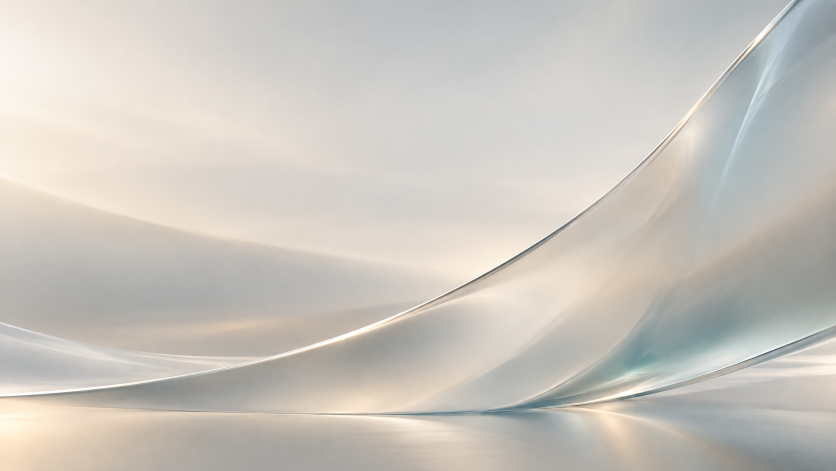
#> input picture assets/artwork/source/glass_landscape.png, 1672 x 941 px (shown at 1/2 size)
$ python export_light_scene.py
#> lines starting #> are read from the running program, lines starting #| are printed output that depends on the picture
"""Export user-supplied desktop and mobile backgrounds with NumPy and Pillow.

The original is preserved separately. Neutral grading lifts the background's
shadows and confines warmth to reflections; the source is not a Flutter asset.
"""

from pathlib import Path

import numpy as np
from PIL import Image, ImageOps


ROOT = Path(__file__).resolve().parents[2]
ARTWORK = ROOT / 'assets/artwork'


def main():
    original = Image.open(ARTWORK / 'source/glass_landscape.png').convert('RGB')
#> original is the input picture: PIL image 1672x941 RGB; mean R, G, B 201.9, 197.4, 190.7
    colour = np.asarray(original, dtype=np.float32) / 255
    luminance = (colour * np.array([.2126, .7152, .0722])).sum(axis=2, keepdims=True)
    # Selectively reduce the yellow cast, retaining more of the cool reflections.
    # Work on colour separately from brightness to avoid a grey desaturation veil.
    warmth = np.clip((colour[..., :1] - colour[..., 2:3]) * 9, 0, 1)
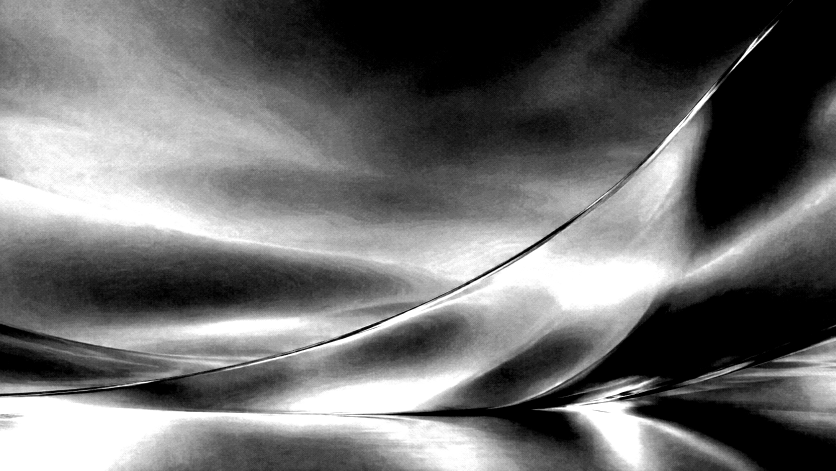
#> warmth: shape (941, 1672, 1) float32 (shown at 1/2 size); min 0, max 1, mean 0.428
    highlight = np.clip((luminance - .88) / .12, 0, 1)
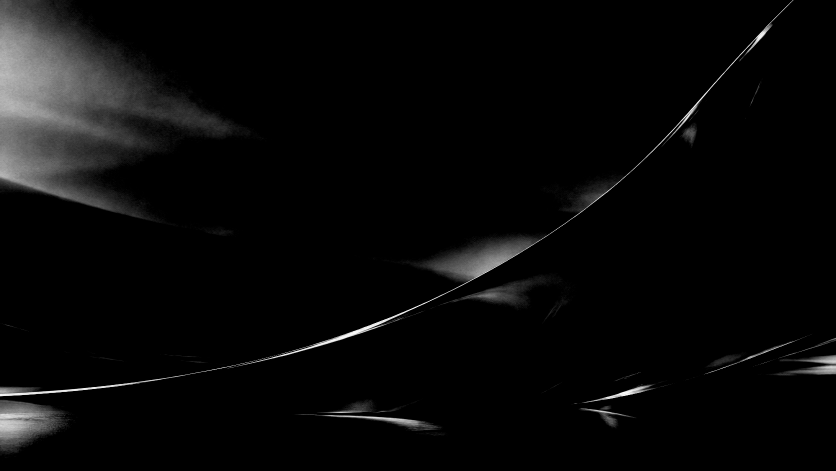
#> highlight: shape (941, 1672, 1) float64 (shown at 1/2 size); min 0, max 1, mean 0.034
    chroma_gain = .62 * (1 - warmth) + (.20 + .16 * highlight) * warmth
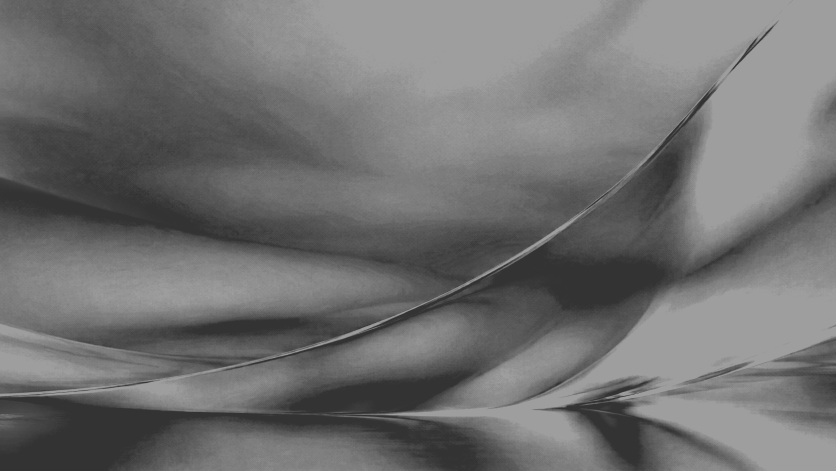
#> chroma_gain: shape (941, 1672, 1) float64 (shown at 1/2 size); min 0.2, max 0.62, mean 0.444
    chroma = (colour - luminance) * chroma_gain
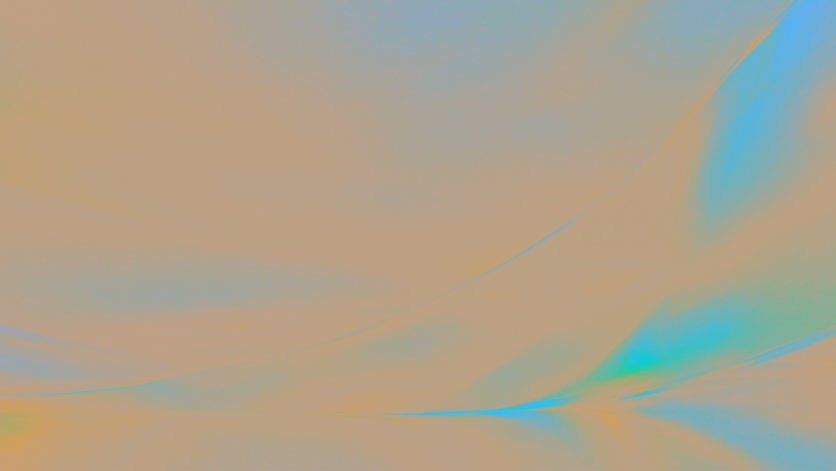
#> chroma: shape (941, 1672, 3) float64 (shown at 1/2 size); mean R, G, B 0.00389, -0.000232, -0.00917; drawn with min black and max white
    # Monotonic, soft compression: lift the dark contour without flattening it
    # and leave headroom above the broad lit surfaces for narrow highlights.
    daylight = .35 + .63 * luminance ** .7
    light = np.clip(daylight + chroma, 0, 1)
    Image.fromarray(np.rint(light * 255).astype(np.uint8)).save(
        ARTWORK / 'landscape_light.webp', lossless=True, method=6,
    )
    exposure = .045 + .22 * luminance ** 3
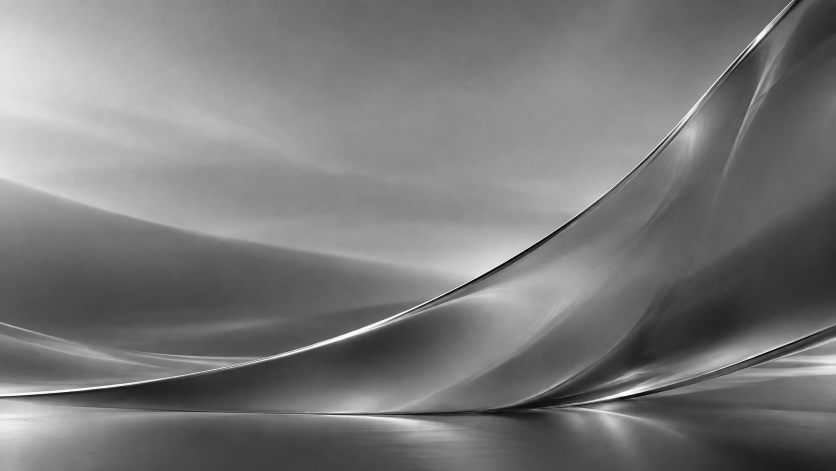
#> exposure: shape (941, 1672, 1) float64 (shown at 1/2 size); min 0.0499, max 0.265, mean 0.152; drawn with min black and max white
    night = np.clip(exposure * (1 + chroma * .9), 0, 1)
    Image.fromarray(np.rint(night * 255).astype(np.uint8)).save(
        ARTWORK / 'landscape_dark.webp', lossless=True, method=6,
    )
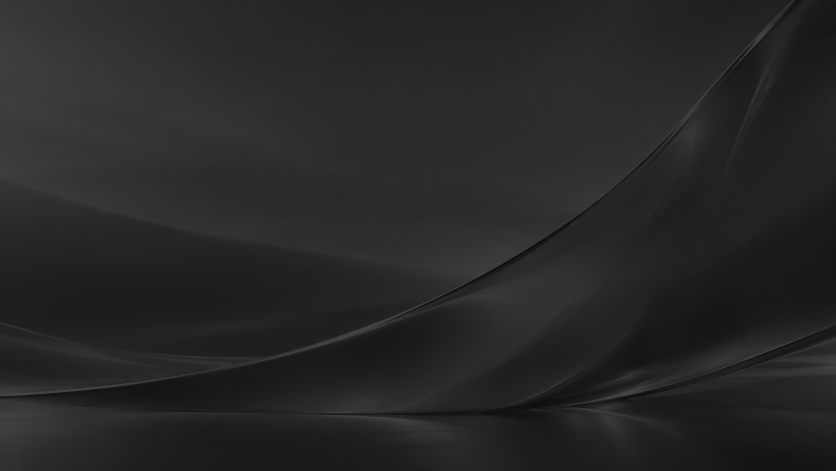
#> saved as landscape_dark.webp: PIL image 1672x941 RGB (shown at 1/2 size); mean R, G, B 38.9, 38.7, 38.4
    thumbnail(Image.open(ARTWORK / 'landscape_light.webp'), 'landscape')
    for name in (
        'dunes', 'prism', 'alpine',
        'warm_hills_mobile', 'prism_mobile', 'alpine_mobile', 'cove_mobile',
    ):
        image = Image.open(ARTWORK / f'source/{name}.png').convert('RGB')
        image.save(ARTWORK / f'{name}_light.webp', lossless=True, method=6)
        colour = np.asarray(image, dtype=np.float32) / 255
        luminance = (colour * np.array([.2126, .7152, .0722])).sum(axis=2, keepdims=True)
        exposure = .045 + .22 * luminance ** 3
        night = np.clip(exposure * (1 + (colour - luminance) * .9), 0, 1)
        Image.fromarray(np.rint(night * 255).astype(np.uint8)).save(
            ARTWORK / f'{name}_dark.webp', lossless=True, method=6,
        )
        thumbnail(image, name, mobile=name.endswith('_mobile'))
    print('Exported four desktop and four mobile backgrounds with night variants and thumbnails.')


def thumbnail(image, name, mobile=False):
#> called with name = 'landscape', mobile = False
    size = (192, 416) if mobile else (384, 216)
#> size = (384, 216)
    ImageOps.fit(image.convert('RGB'), size, method=Image.Resampling.LANCZOS).save(
        ARTWORK / f'{name}_thumbnail.webp', quality=88, method=6,
    )
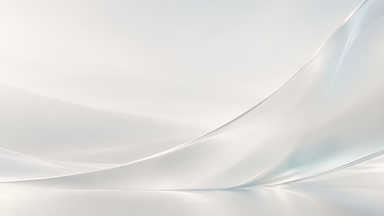
#> saved as landscape_thumbnail.webp: PIL image 384x216 RGB; mean R, G, B 224.6, 223.5, 221.2


if __name__ == '__main__':
#> (the run stopped early here; a loop or call above may not have finished)

$ run again, with assets/artwork/source/dunes.png copied over assets/artwork/source/glass_landscape.png
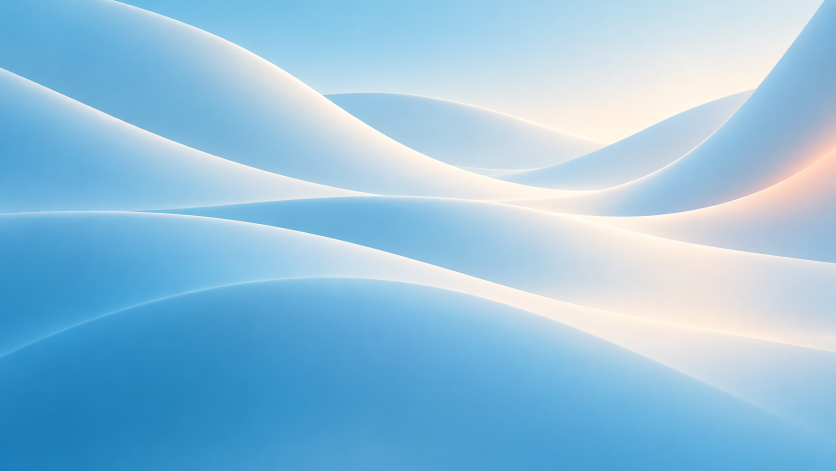
#> input picture assets/artwork/source/dunes.png, 1672 x 941 px (shown at 1/2 size)
#> in main, original is the input picture: PIL image 1672x941 RGB; mean R, G, B 146.1, 192.7, 220.6
#> in main, `Image.fromarray(np.rint(night * 255).astype(np.uint8)).save( ARTWORK /..`:
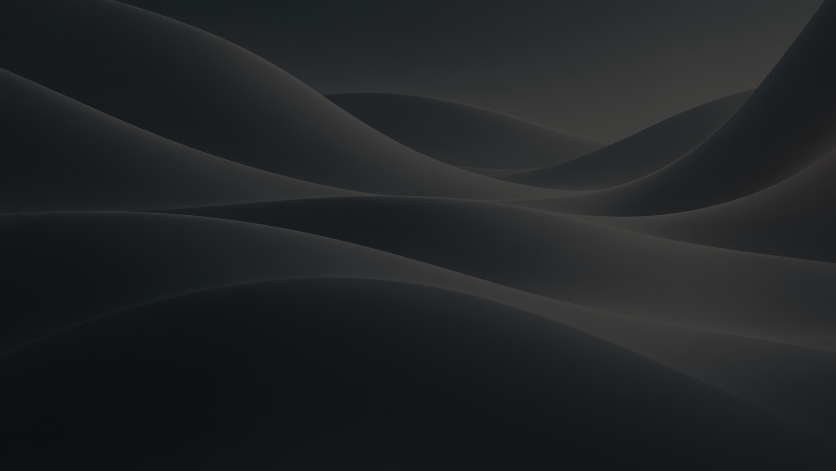
#> saved as landscape_dark.webp: PIL image 1672x941 RGB (shown at 1/2 size); mean R, G, B 33, 35.7, 37.4
#> size = (384, 216)
#> in thumbnail, `ImageOps.fit(image.convert('RGB'), size, method=Image.Resampling.LANCZ..`:
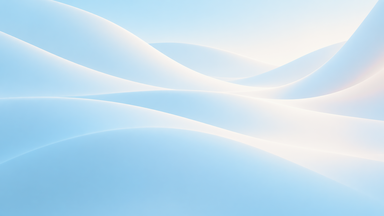
#> saved as landscape_thumbnail.webp: PIL image 384x216 RGB; mean R, G, B 192.7, 221.9, 239.4

$ run again, with assets/artwork/source/prism.png copied over assets/artwork/source/glass_landscape.png
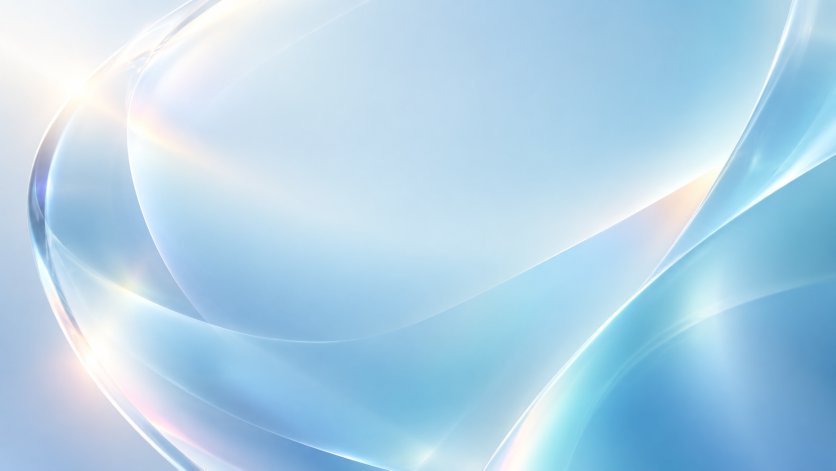
#> input picture assets/artwork/source/prism.png, 1672 x 941 px (shown at 1/2 size)
#> in main, original is the input picture: PIL image 1672x941 RGB; mean R, G, B 175.8, 210.4, 232
#> in main, `Image.fromarray(np.rint(night * 255).astype(np.uint8)).save( ARTWORK /..`:
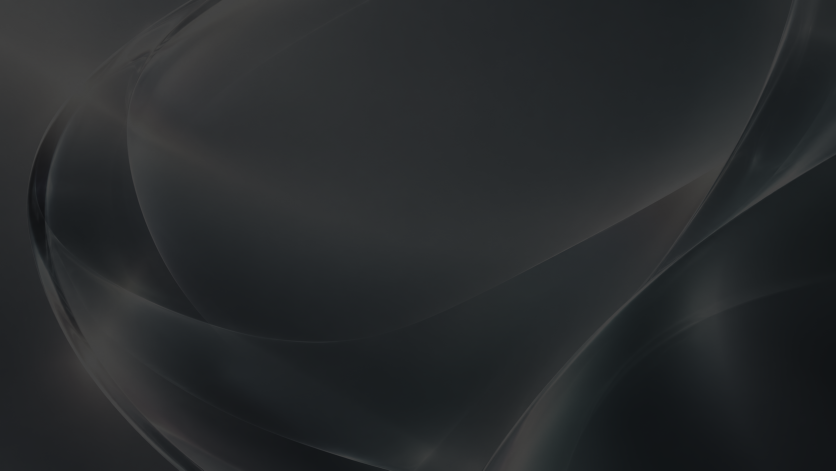
#> saved as landscape_dark.webp: PIL image 1672x941 RGB (shown at 1/2 size); mean R, G, B 39.5, 42.3, 44
#> size = (384, 216)
#> in thumbnail, `ImageOps.fit(image.convert('RGB'), size, method=Image.Resampling.LANCZ..`:
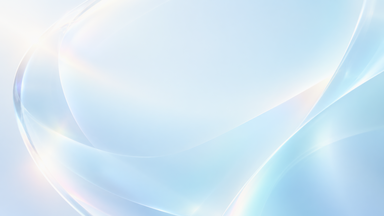
#> saved as landscape_thumbnail.webp: PIL image 384x216 RGB; mean R, G, B 208.8, 230.3, 243.7

$ run again, with assets/artwork/source/prism_mobile.png copied over assets/artwork/source/glass_landscape.png
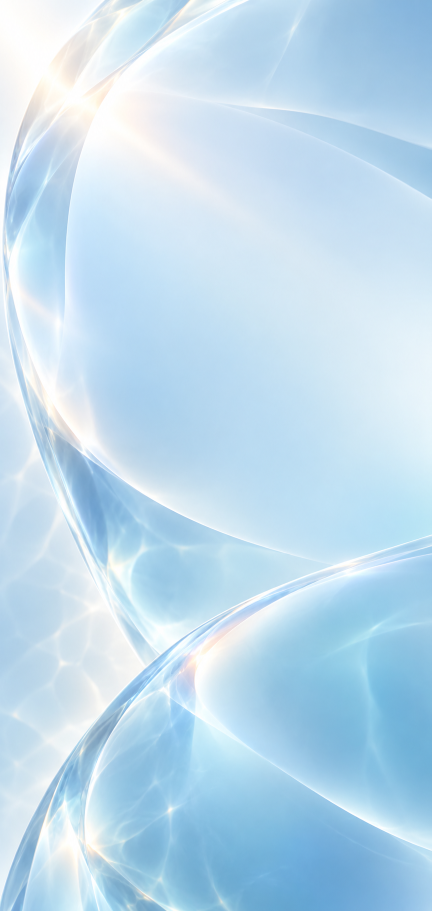
#> input picture assets/artwork/source/prism_mobile.png, 863 x 1822 px (shown at 1/2 size)
#> in main, original is the input picture: PIL image 863x1822 RGB; mean R, G, B 190, 219, 237.7
#> size = (384, 216)
#> in thumbnail, `ImageOps.fit(image.convert('RGB'), size, method=Image.Resampling.LANCZ..`:
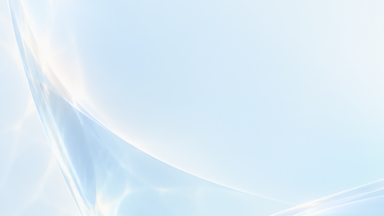
#> saved as landscape_thumbnail.webp: PIL image 384x216 RGB; mean R, G, B 219.5, 236.2, 247
